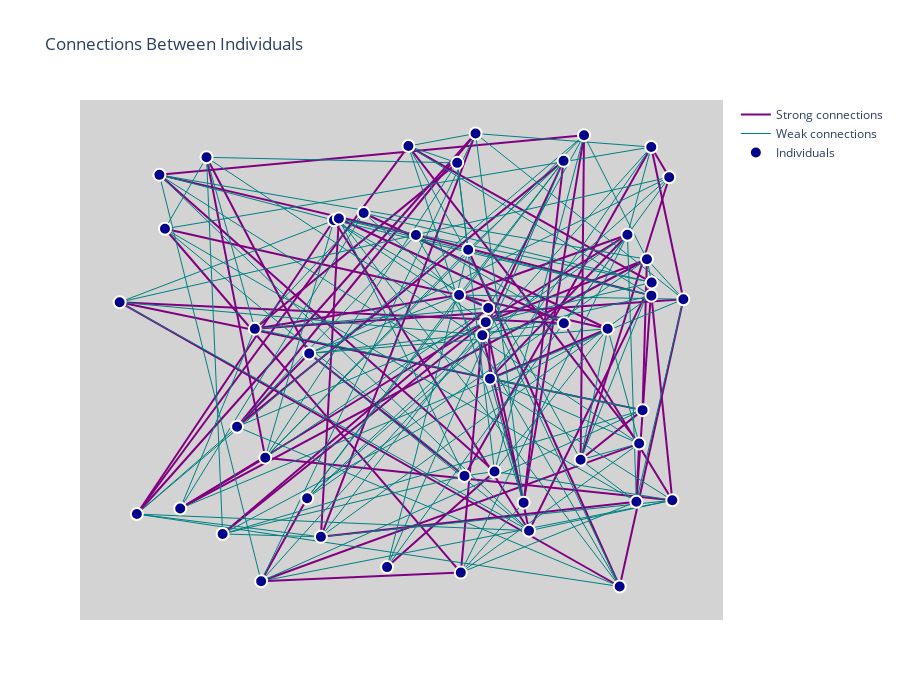

The notebook cell saved with this chart:
### Code cell
def compute_layout(G):
    """uses networkX's random layout to generate locations for our nodes"""
    #return nx.circular_layout(G,center=(0,0),dim=2)
    return nx.random_layout(G,center=(0,0),dim=2)

sim2 = Simulator(50)
sim2.initialize_individuals()

# Build the graph
G = build_population_graph(sim2.individuals)

# Compute layout
pos = compute_layout(G)

# Display
plot_graph_plotly(G, pos)

### Figure 1 — Plotly figure (JSON) as saved in the notebook; plotly's stock layout.template omitted (floating-point values rounded to 4 significant figures; data arrays with more than 128 entries replaced by an {"elided": "..."} marker saying what was removed)
{"data": [{"line": {"color": "purple", "width": 2}, "marker": {"line": {"color": "White", "width": 2}, "size": 12}, "mode": "lines", "name": "Strong connections", "type": "scatter", "x": {"elided": "195 float values"}, "y": {"elided": "195 float values"}}, {"line": {"color": "teal", "width": 1}, "marker": {"line": {"color": "White", "width": 2}, "size": 12}, "mode": "lines", "name": "Weak connections", "type": "scatter", "x": {"elided": "345 float values"}, "y": {"elided": "345 float values"}}, {"marker": {"color": "darkblue", "line": {"color": "White", "width": 2}, "size": 12}, "mode": "markers", "name": "Individuals", "type": "scatter", "x": [0.3548, 0.6138, 0.996, 0.9339, 0.942, 0.8209, 0.9206, 0.6167, 0.9159, 0.9007, 0.9413, 0.6419, 0.2764, 0.9265, 0.6664, 0.7238, 0.5274, 0.9415, 0.4005, 0.1031, 0.733, 0.03533, 0.4089, 0.623, 0.6742, 0.9772, 0.3783, 0.2108, 0.1834, 0.1126, 0.6534, 0.6593, 0.2354, 0.8875, 0.5403, 0.7923, 0.3584, 0.867, 0.1385, 0.4512, 0.2657, 0.6634, 0.8267, 0.06468, 0.2835, 0.6106, 0.6293, 0.4911, 0.9719, 0.7918], "y": [0.1955, 0.6341, 0.6251, 0.7113, 0.6613, 0.2785, 0.3135, 0.03507, 0.1881, 0.7643, 0.9535, 0.9827, 0.01634, 0.3857, 0.4536, 0.1861, 0.9556, 0.6328, 0.7956, 0.8935, 0.1255, 0.6187, 0.7993, 0.2438, 0.2533, 0.1911, 0.1122, 0.1185, 0.9313, 0.7772, 0.5474, 0.5756, 0.3497, 0.005074, 0.7639, 0.5732, 0.508, 0.5613, 0.1735, 0.8112, 0.5611, 0.6061, 0.9788, 0.1615, 0.2831, 0.9193, 0.7319, 0.04695, 0.8885, 0.9237]}], "layout": {"height": 700, "hovermode": "closest", "plot_bgcolor": "lightgray", "showlegend": true, "title": {"text": "Connections Between Individuals"}, "width": 900, "xaxis": {"showgrid": false, "showticklabels": false, "zeroline": false}, "yaxis": {"showgrid": false, "showticklabels": false, "zeroline": false}}}
